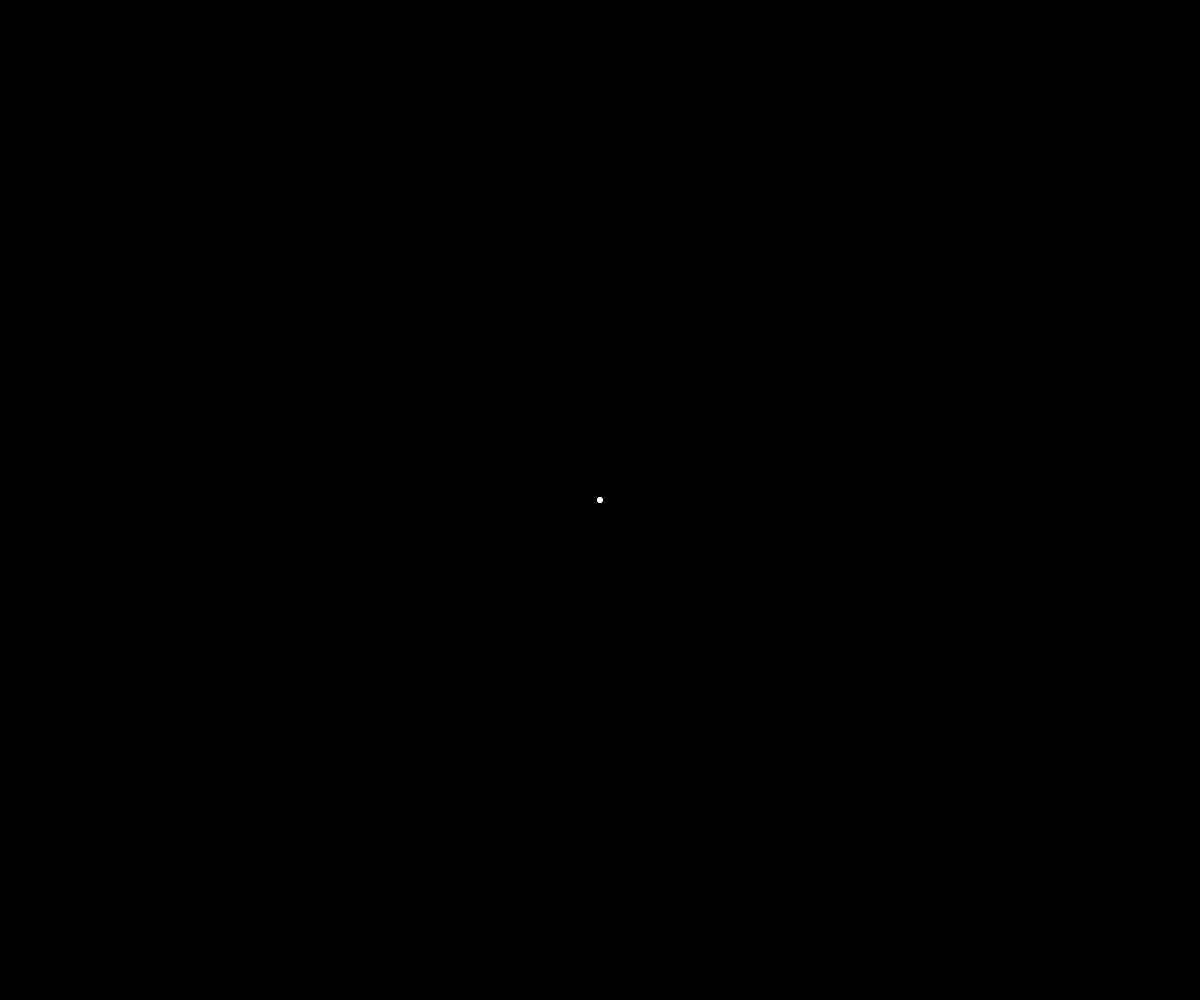
Frame 1 (no input)
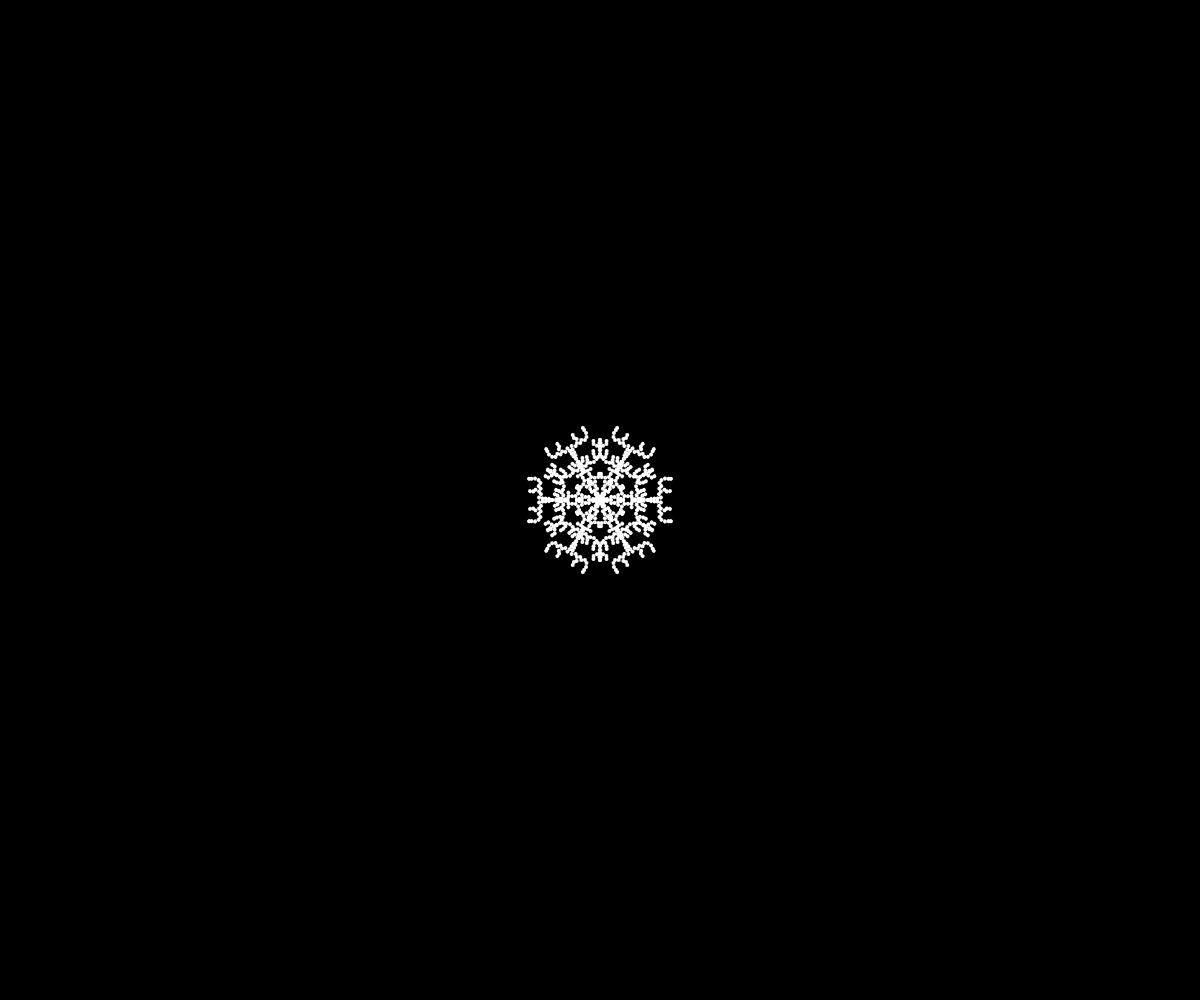
Frame 60 (no input)
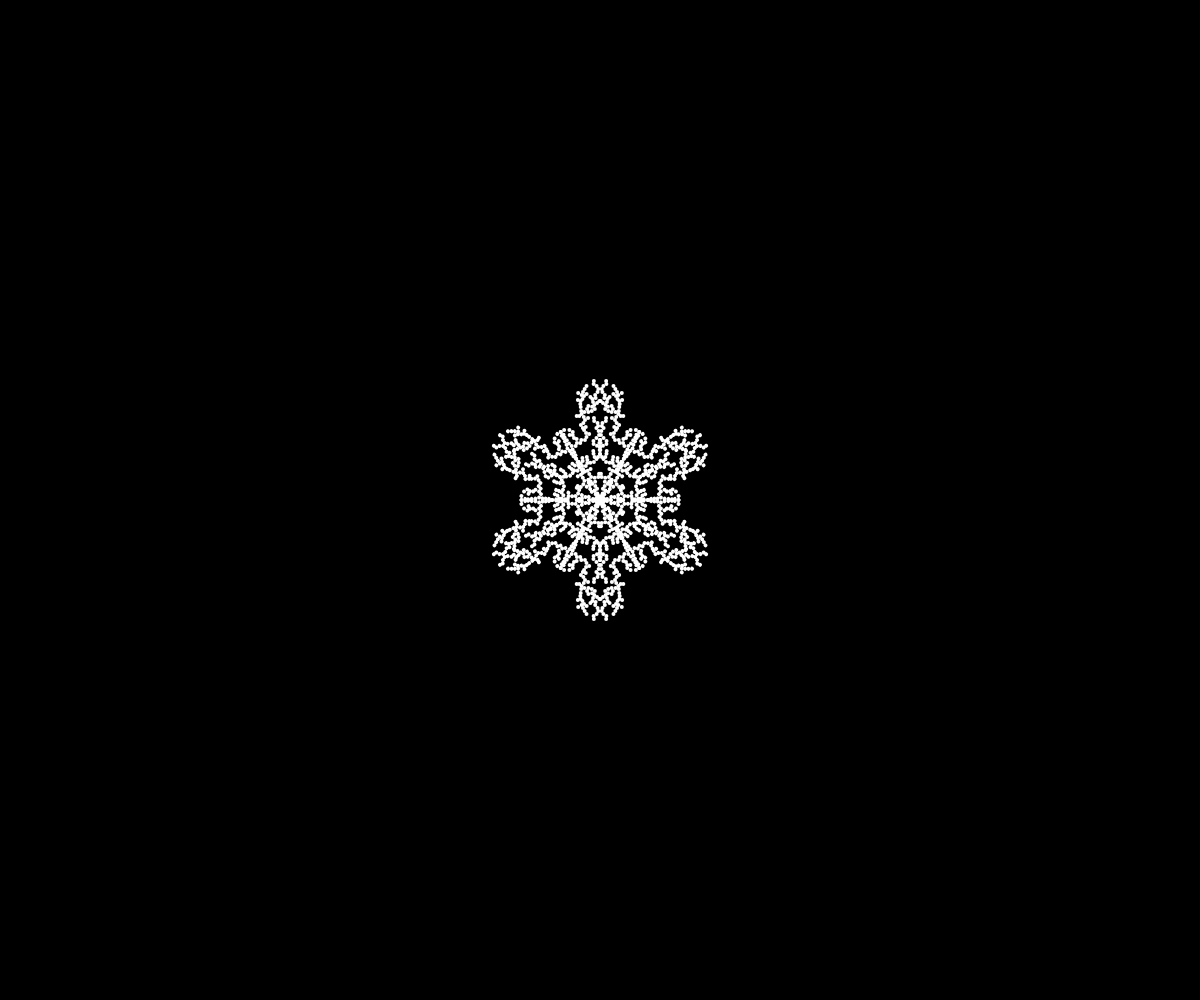
Frame 120 (the mouse pressed at the canvas centre since frame 60)

The p5.js sketch that drew these frames (run headless with seeded random() and noise() and a simulated clock; from frame 60 on, the mouse is pressed at the canvas centre):

// p5.js sketch
// ── sketch.js
let particles = [];

function setup() {
  createCanvas(windowWidth, windowHeight);
  background(0);
}

function draw() {
  background(0);

  // the way to display a snowflake
  push();
  translate(width/2, height/2);
  rotate(PI/6);

  let current = new Particle(height / 2, 0);

  while (!current.finished && !current.intersects(particles)){
    current.update();
  }
  particles.push(current);

  for (let i = 0; i < 6; i ++){
    rotate(PI/3);

    for (let j = 0; j < particles.length; j ++){
      s = particles[j];
      s.show();
    }

    push();
    scale(1, -1);
    for (let j = 0; j < particles.length; j ++){
      s = particles[j];
      s.show();
    }
    pop();
  }
  pop();

}

class Particle{
  constructor(x, y, cx, cy){
    this.pos = createVector(x, y);
    this.vel = createVector();
    this.acc = createVector();
    this.centerpos = createVector(cx, cy);
    this.mass = 2;
    this.rad = 2;
    // this.tem = params.temperature;
    this.finished = false;

    // Lifespan of the snow
    this.lifespan = 1.0; // 100%
    this.lifeReduction = random(0.003, 0.007) + this.tem / 10000;
    this.isDone = false;
  }

  // update the position
  update(){
    this.vel = createVector(-1, random(-2,2));
    this.pos.add(this.vel);

    // constrain the particle in the slice
    let angle = this.pos.heading();
    angle = constrain(angle, 0, PI/6);
    let mag = this.pos.mag();
    this.pos = p5.Vector.fromAngle(angle);
    this.pos.setMag(mag);

    if (this.pos.x < 1){
      this.finished = true;
    }
  }

  updateLifespan(){
    // update lifeReduction
    if (this.tem != params.temperature){
      this.lifeReduction += (params.temperature - this.tem) / 10000;
      this.tem = params.temperature;
    }

    // update lifespan
    this.lifespan -= this.lifeReduction;
    if (this.lifespan <= 0.0) {
      this.isDone = true;
    }
  }

  move(){
    this.vel.add( this.acc );
    this.pos.add( this.vel );
    this.acc.mult(0);
  }

  applyForce( f ) {
    let force = f.copy();
    force.div(this.mass);
    this.acc.add( force );
  }

  updatecenterpos(cx, cy){
    this.centerpos.x = cx;
    this.centerpos.y = cy;
  }

  checkEdges() {
    if (this.pos.x < 0 - this.centerpos.x) {
      this.pos.x = 0 - this.centerpos.x;
      this.vel.x *= -0.5;
    }else if (this.pos.x > width - this.centerpos.x) {
      this.pos.x = width - this.centerpos.x;
      this.vel.x *= -0.5;
    }else if (this.pos.y > height - 50 - this.centerpos.y) {
      this.pos.y = height - 50 - this.centerpos.y;
    }
  }

  // check whether the particle intersects other particles
  intersects(array){
    let result = false;
    for (let i = 0; i < array.length; i ++){
      let a = array[i];
      let d = dist(a.pos.x, a.pos.y, this.pos.x, this.pos.y);
      if (d < this.rad * 2){
        result = true;
        break;
      }
    }

    return result;
  }

  // show the particles
  show(){
    push();
    translate(this.pos.x, this.pos.y);
    fill(255, 500 * this.lifespan);
    // stroke(255);
    noStroke();
    ellipse(0, 0, this.rad * 2, this.rad * 2);
    pop();
  }

}











// :D
